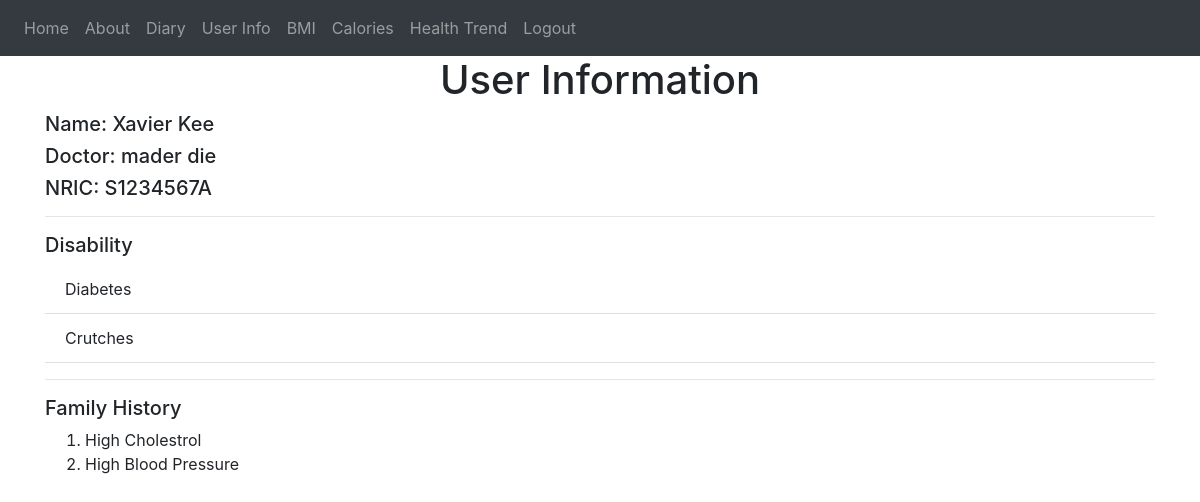
Before: /user-info (signed in) with the older database file.
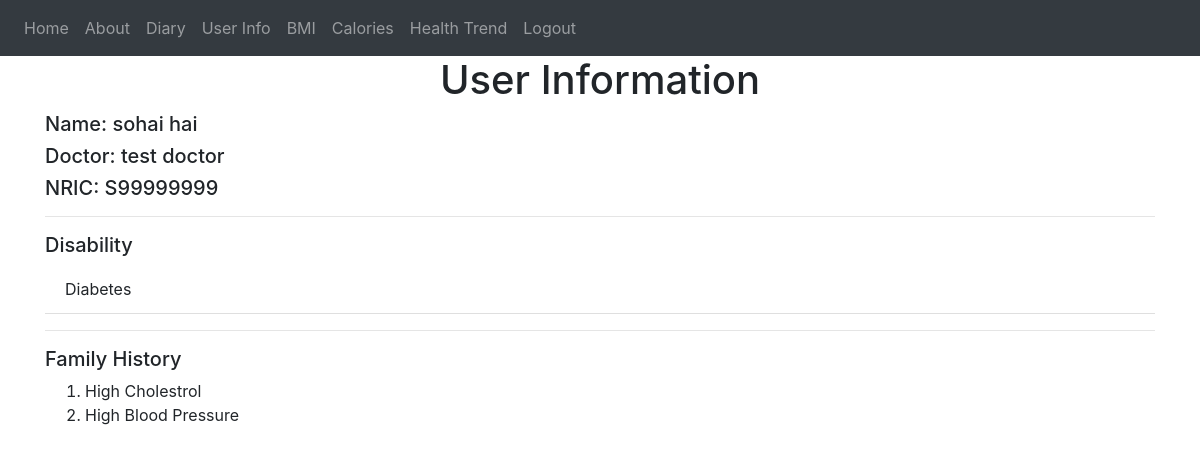
After: the same page with the newer database file.
### website/models.py (models this page shows)
class User(db.Model,UserMixin):
    id = db.Column(db.Integer,primary_key=True)
    email = db.Column(db.String(150),unique=True)
    password = db.Column(db.String(150))
    notes = db.relationship('Note')
    type = db.Column('type',db.String(50))
    CalsBMIs = db.relationship('CalsBMI')
    __mapper_args__ = {'polymorphic_on':type}
    def fullName(self):
        return f"{self.first_name} {self.last_name}"

class Patient(User):
    __tablename__="patient"
    patient_id = db.Column(db.Integer,db.ForeignKey('user.id'),primary_key=True)
    __mapper_args__={'polymorphic_identity':'patient',
                     'inherit_condition':(patient_id==User.id)}
    mobileNum = db.Column(db.String(8))
    first_name = db.Column(db.String(150))
    last_name = db.Column(db.String(150))
    nric = db.Column(db.String(9))
    addr = db.Column(db.String(150))
    disabilities = db.relationship('Disability',secondary=ailments,backref = db.backref("ailments", lazy = 'dynamic'))
    doctor_id = db.Column(db.Integer,db.ForeignKey('doctor.doctor_id'))
    def dName(self):
        doctor=Doctor.query.filter_by(doctor_id=self.doctor_id).first()
        return f"{doctor.full_name}"

class Doctor(User):
    __tablename__="doctor"
    doctor_id = db.Column(db.Integer,db.ForeignKey('user.id'),primary_key=True,autoincrement='ignore_fk')
    __mapper_args__={'polymorphic_identity':'doctor',
                     'inherit_condition':(doctor_id==User.id)}
    full_name=db.Column(db.String(50))
    patients= db.relationship("Patient",primaryjoin="(Doctor.doctor_id==Patient.doctor_id)",backref=db.backref(("doctor")))

class Disability(db.Model):
    id = db.Column(db.Integer,primary_key=True)
    disName = db.Column(db.String(100000),unique=True)

### website/auth.py (the view)
@auth.route('/user-info')
@login_required
def userInfo():
    return render_template("user_info.html",user = current_user)

### website/__init__.py (called while the page is built)
def create_app():
    app = Flask(__name__)
    app.config['SECRET_KEY'] = 'GUMMYKKB'
    app.config['SQLALCHEMY_DATABASE_URI'] = f"sqlite:///{DB_NAME}" #Database Storage LOCAL = sqlite:///{DB_NAME} Server=
    app.config['SQLALCHEMY_TRACK_MODIFICATIONS'] = False
    db.init_app(app) #Initializing the Database
    from .views import views
    from .auth import auth
    app.register_blueprint(views, url_prefix='/')
    app.register_blueprint(auth, url_prefix='/')
    from .models import User,Note
    create_database(app)
    init_Disabilities(app)
    login_manager= LoginManager()
    login_manager.login_view = 'auth.login' #Redirects to login page if trying to access login_required routes
    login_manager.init_app(app)
    @login_manager.user_loader
    def load_user(id):
        return User.query.get(int(id))
    return app

### website/templates/user_info.html (shortened to what this page needs)
{% extends "base.html"%}
{%block content%}
<h1 align="center">User Information</h1>
<h5>Name: {{ user.fullName() }}</h5>
<h5>Doctor: {{ user.dName() }}</h5>
<h5>NRIC: {{ user.nric }}</h5><hr>
<h5>Disability</h5>
<ul class="list-group list-group-flush" id="disabilities">
    {% for dis in user.disabilities %}
    <li class="list-group-item">{{  dis.disName  }}
    </li>
    {% endfor %}
</ul>
<hr>
<h5>Family History</h5>
<ol>
    <li>High Cholestrol</li>
    <li>High Blood Pressure</li>
</ol>
{% endblock %}

### website/templates/base.html (shortened to what this page needs)
<!DOCTYPE html>
<html>
    <head>
        <link
      rel="stylesheet"
      href="https://stackpath.bootstrapcdn.com/bootstrap/4.4.1/css/bootstrap.min.css"
    />
        <link
      rel="stylesheet"
      href="https://stackpath.bootstrapcdn.com/font-awesome/4.7.0/css/font-awesome.min.css"
    />
    </head>
    <body>
        <nav class="navbar navbar-expand-lg navbar-dark bg-dark">
            <div class="collapse navbar-collapse" id="navbar">
                <div class = "navbar-nav">
                    {% if user.is_authenticated %}
                    <a class="nav-item nav-link" id='home' href="/home">Home</a>
                    <a class="nav-item nav-link" id='about' href="/about">About</a>
                        {% if user.type=="patient" %}
                        <a class="nav-item nav-link" id='diary' href="/diary">Diary</a>
                        <a class="nav-item nav-link" id='userInfo' href="/user-info">User Info</a>
                        <a class="nav-item nav-link" id='bmi' href="/bmi">BMI</a>
                        <a class="nav-item nav-link" id='calories' href="/calories">Calories</a>
                        <a class="nav-item nav-link" id='health_trend' href="/health-trend">Health Trend</a>
                        {% endif %}
                    <a class="nav-item nav-link" id='logout' href="/logout">Logout</a>
                    {% else %}
                    <a class="nav-item nav-link" id='about' href="/about">About</a>
                    <a class="nav-item nav-link" id='login' href="/login">Login</a>
                    <a class="nav-item nav-link" id='signUp' href="/sign-up">Sign-up</a>
                    {% endif %}
                </div>
            </div>
        </nav>
        <div class = "container">
            {% block content %}
            {% endblock %}
        </div>
    </body>
</html>

Changed rows visible on the page:
no longer on this page (row unchanged): Doctor: dName "mader die"
no longer on this page (row unchanged): Disability: disName "Crutches"
changed Patient: fullName "Xavier Kee" → "sohai hai"; nric "S1234567A" → "S99999999"
now on this page (row unchanged): Doctor: dName "test doctor"
